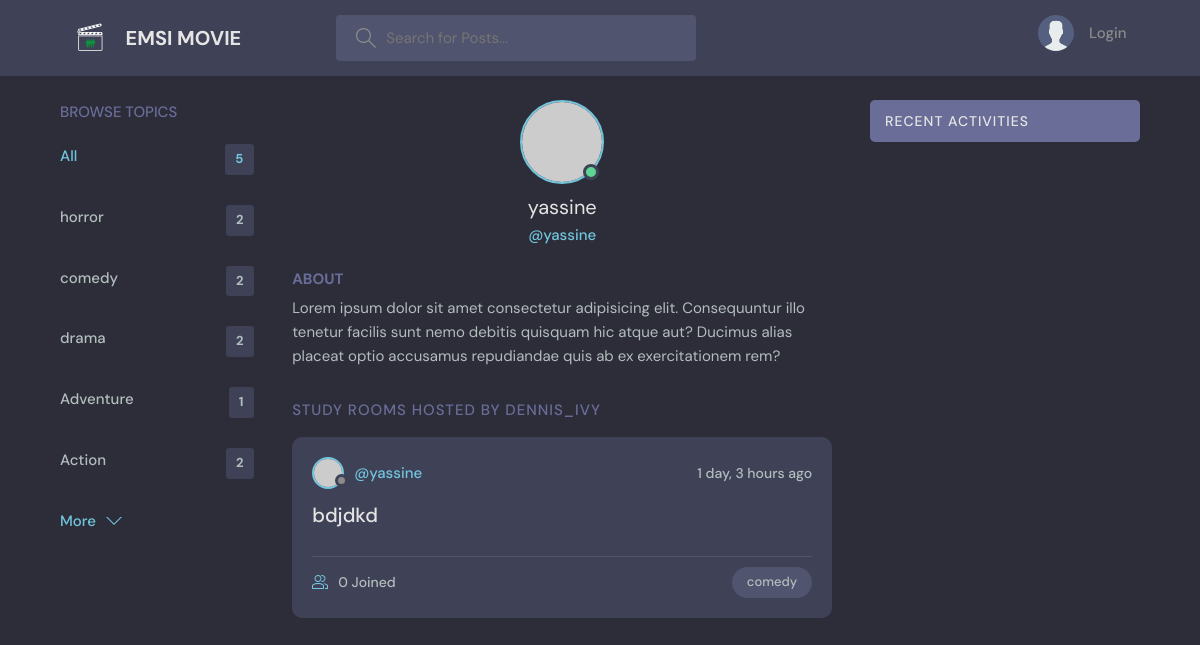
The page /profile/7/ on the database its author committed.
### base/models.py (models this page shows, shortened)
class Topic(models.Model):
    name = models.CharField(max_length=200)

class Room(models.Model):
    host = models.ForeignKey(User, on_delete=models.SET_NULL, null=True)
    topic = models.ForeignKey(Topic, on_delete=models.SET_NULL, null=True)
    name = models.CharField(max_length=200)
    description = models.TextField(null=True, blank=True)
    participants =  models.ManyToManyField(
        User, related_name='participants', blank=True)
    updated = models.DateTimeField(auto_now=True)
    created = models.DateTimeField(auto_now_add=True)
    class Meta:
        ordering = [ '-updated', '-created'] #records will be sorted in descending order

### base/views.py (the view)
# urls.py: path('profile/<str:pk>/', views.userProfile, name="user-profile"),
def userProfile(request, pk):
    user = User.objects.get(id=pk)
    rooms = user.room_set.all()
    room_messages = user.message_set.all()
    topics = Topic.objects.all()
    context = {'user': user, 'rooms':rooms,
        'room_messages': room_messages, 'topics': topics}
    return render(request, 'base/profile.html', context)

### base/templates/base/profile.html (shortened to what this page needs)
{% extends 'main.html' %}
 {% block content %}
  <main class="profile-page layout layout--3">
    <div class="container">
      {% include 'base/topics_component.html' %}
      <div class="roomList">
        <div class="profile">
          <div class="profile__avatar">
            <div class="avatar avatar--large active">
              <img src="https://randomuser.me/api/portraits/men/11.jpg" />
            </div>
          </div>
          <div class="profile__info">
            <h3>{{user.username}}</h3>
            <p>@{{user.username}}</p>
          </div>
          <div class="profile__about">
            <h3>About</h3>
            <p>
              Lorem ipsum dolor sit amet consectetur adipisicing elit. Consequuntur illo tenetur
              facilis sunt nemo debitis quisquam hic atque aut? Ducimus alias placeat optio
              accusamus repudiandae quis ab ex exercitationem rem?
            </p>
          </div>
        </div>
        <div class="roomList__header">
          <div>
            <h2>Study Rooms Hosted by dennis_ivy</a>
            </h2>
          </div>
        </div>
        {% include 'base/feed_component.html' %}
      </div>
      {% include 'base/activity_component.html' %}
    </div>
  </main>
{% endblock content %}

### base/templates/base/topics_component.html
<div class="topics">
    <div class="topics__header">
      <h2>Browse Topics</h2>
    </div>
    <ul class="topics__list">
      <li>
        <a href="{% url 'home' %}" class="active">All <span>{{topics.count}}</span></a>
      </li>
        {% for topic in topics %}
      <li>
        <a href="{% url 'home' %}?q={{topic.name}}">{{topic.name}}<span>{{topic.room_set.all.count}}</span></a>
      </li>
      {% endfor %}
    </ul>
    <a class="btn btn--link" href="{% url 'topics' %}">
      More
      <svg version="1.1" xmlns="http://www.w3.org/2000/svg" width="32" height="32" viewBox="0 0 32 32">
        <title>chevron-down</title>
        <path d="M16 21l-13-13h-3l16 16 16-16h-3l-13 13z"></path>
      </svg>
    </a>
  </div>

### base/templates/base/feed_component.html (shortened to what this page needs)
{% for room in rooms %}
<div class="roomListRoom">
    <div class="roomListRoom__header">
      <a href="{% url 'user-profile' room.host.id %}" class="roomListRoom__author">
        <div class="avatar avatar--small">
          <img src="https://randomuser.me/api/portraits/women/11.jpg" />
        </div>
        <span>@{{room.host.username}}</span>
      </a>
      <div class="roomListRoom__actions">
        <span>{{room.created|timesince}} ago</span>
      </div>
    </div>
    <div class="roomListRoom__content">
      <a href="{% url 'room' room.id %}">{{room.name}}</a>
    </div>
    <div class="roomListRoom__meta">
      <a href="{% url 'room' room.id %}" class="roomListRoom__joined">
        {{room.participants.all.count}} Joined
      </a>
      <p class="roomListRoom__topic">{{room.topic.name}}</p>
    </div>
</div>
{% endfor %}

### rows shown on the page
Topic: name "horror", room_set.all.count "2"
Topic: name "comedy", room_set.all.count "2"
Topic: name "drama", room_set.all.count "2"
Topic: name "Adventure", room_set.all.count "1"
Topic: name "Action", room_set.all.count "2"
Room: host.username "yassine", created "1 day, 3 hours", name "bdjdkd", participants.all.count "0", topic.name "comedy"

### other values the page prints
{{ topics.count }} "5"
{{ user.username }} "yassine"
